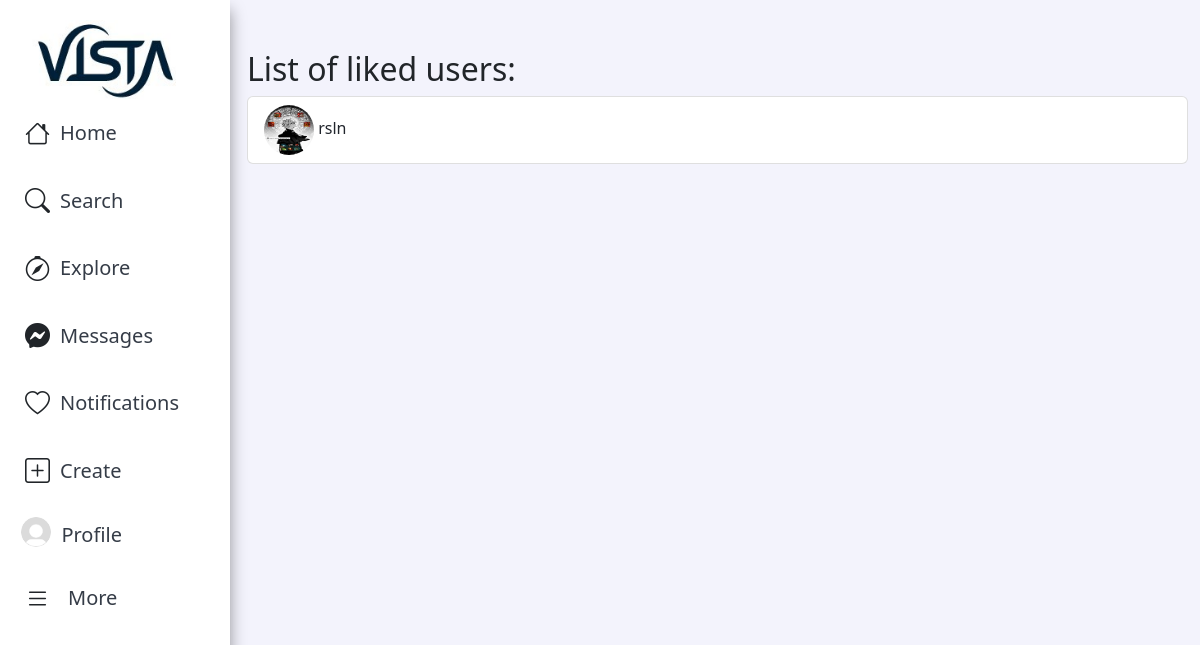
The page /like_list/8/ (signed in) on the database its author committed.
### app/models.py (models this page shows, shortened)
class CustomUser(AbstractBaseUser, PermissionsMixin):
    name = models.CharField(max_length=100, blank=True)
    username = models.CharField(max_length=100, unique=True)
    password = models.CharField(max_length=100)
    avatar = models.ImageField(upload_to='avatars/', default='/avatars/default.jpg', blank=True, null=True)
    bio = models.TextField(null=True, blank=True)
    email = models.EmailField(unique=True)
    is_staff = models.BooleanField(default=False)
    content = models.ForeignKey('Content', on_delete=models.CASCADE, related_name='user_content', null=True)
    objects = CustomUserManager()
    USERNAME_FIELD = 'username'
    REQUIRED_FIELDS = ['email']
    def __str__(self):
        return self.username

class Like(models.Model):
    user = models.ForeignKey(CustomUser, on_delete=models.CASCADE)
    content = models.ForeignKey(Content, on_delete=models.CASCADE, related_name='likes')

### app/views.py (the view)
# urls.py: path('like_list/<int:content_id>/', like_list, name='like_list'),
def like_list(request, content_id):
    content = get_object_or_404(Content, id=content_id)
    liked_users = content.likes.all()
    return render(request, 'app/like_list.html', {'liked_users': liked_users})

### app/templates/app/like_list.html (shortened to what this page needs)
{% extends 'app/base.html' %}
{% block content %}
  <div class="container">
    <h2>List of liked users:</h2>
    {% if liked_users %}
      <ul class="list-group">
        {% for liked_user in liked_users %}
          <li class="list-group-item">
            <img src="{{ liked_user.user.avatar.url }}" alt="{{ liked_user.user }}" class="avatar mr-2 mr-3 rounded-circle" width="50" height="50">
            <a href="{% url 'profile_view' username=liked_user.user %}">{{ liked_user.user }}</a>
          </li>
        {% endfor %}
      </ul>
    {% else %}
      <p>No users have liked this content.</p>
    {% endif %}
  </div>
{% endblock %}

### app/templates/app/base.html (shortened to what this page needs)
{% load static %}
<!DOCTYPE html>
<html>
<head>
    <link href="https://cdn.jsdelivr.net/npm/bootstrap@5.2.2/dist/css/bootstrap.min.css" rel="stylesheet"
>
    <link rel="stylesheet" href="https://cdn.jsdelivr.net/npm/bootstrap-icons@1.10.3/font/bootstrap-icons.css">
    <link rel="stylesheet" type="text/css" href="{% static 'css/style.css' %}?v=1.19">
</head>
<body>
    <nav>
        {% if user.is_authenticated %}
        <aside id="sidebar" class="sidebar">
            <ul class="sidebar-nav" id="sidebar-nav">
                <li class="nav-item">
                    <a href="{% url 'main' %}">
                        <img src="{% static 'img/vista1.jpg' %}" alt="logo" class="img-fluid logo">
                    </a>
                </li>
                <li class="nav-item">
                    <a href="{% url 'main' %}" class="nav-link">
                        <i class="bi-house"></i><span> Home</span>
                    </a>
                    <a class="nav-link d-flex align-items-center pe-0 nav-link" href="#" data-bs-toggle="dropdown">
                      <i class="bi-search toggle-sidebar-btn"></i>
                      <span class="d-none d-md-block dropdown-toggle">Search</span>
                    </a>
                    <a href="{% url 'explore' %}" class="nav-link">
                        <i class="bi-compass"></i><span> Explore</span>
                    </a>
                    <a href="{% url 'chat_list' %}" class="nav-link">
                        <i class="bi-messenger"></i><span>Messages</span>
                    </a>
                    <a href="{% url 'notifications' %}" class="nav-link">
                        <i class="bi-heart"></i><span> Notifications</span><span class="badge badge-number">0</span>
                    </a>
                    <a href="{% url 'create_content' %}" class="nav-link">
                        <i class="bi-plus-square"></i><span>Create</span>
                    </a>
                    <a href="{% url 'profile' %}" class="nav-link">
                        {% if request.user.avatar %}
                            <img src="{{ request.user.avatar.url }}" class="rounded-circle" alt="your-photo"><span>Profile</span>
                        {% else %}
                            <img src="/media/avatars/default.jpg" class="rounded-circle" alt="your-photo"><span>Profile</span>
                        {% endif %}
                    </a>
                <li class="nav-item dropdown">
                    <a class="nav-link d-flex align-items-center pe-0" href="#" data-bs-toggle="dropdown">
                        <i class="bi-list toggle-sidebar-btn"></i>
                        <span class="d-none d-md-block dropdown-toggle ps-2">More</span>
                    </a>
                </li>
            </ul>
        </aside>
        {% endif %}
    </nav>
    <main>
        {% if user.is_authenticated %}
        <div class="content">
            {% block content %}
            {% endblock %}
        </div>
        {% else %}
        <div>
            {% block anonymous_content %}
            {% endblock %}
        </div>
        {% endif %}
    </main>
</body>
</html>

### static/css/style.css (style rules this page uses)
* { box-sizing: border-box; }
html, body { margin: 0; padding: 0; }
body { background-color: rgba(235, 235, 250, 0.6); }
a { text-decoration: none; color: #21252c; }
.container { margin-top: 10px; margin-bottom: 3px; }
.nav-item>a>img { margin-left: 10%; }
.sidebar { position: fixed; top: 0; left: 0; bottom: 0; width: 230px; z-index: 996; transition: all 0.3s; padding: 20px; overflow-y: auto; scrollbar-width: thin; scrollbar-color: #aab7cf transparent; box-shadow: 0px 0px 20px rgba(1, 41, 112, 0.1); background-color: #fff; box-shadow: 0 10px 15px rgba(0, 0, 0, 0.4); }
.sidebar-nav { padding: 0; margin: 0; list-style: none; }
.sidebar-nav li { padding: 0; margin: 0; list-style: none; }
.sidebar-nav .nav-item { margin-bottom: 5px; }
.sidebar-nav .nav-item .logo { width: 150px; margin-left: 3%; }
.sidebar-nav .nav-link { display: flex; align-items: center; font-size: 20px; transition: 0.3; padding: 10px 5px; border-radius: 4px; margin-bottom: 10px; }
.sidebar-nav .nav-link i { font-size: 25px; margin-right: 10px; }
.sidebar-nav .nav-link span { color: #353c47; }
.sidebar-nav .nav-link img { height: 30px; width: 30px; margin-right: 10px; margin-top: -3%; margin-left: -2%; }
.sidebar-nav .dropdown-toggle::after { content: none; }
.content { margin-left: 235px; }
.container { margin-top: 50px; }

### rows shown on the page
CustomUser: user.avatar (placeholder picture)
Like: user.avatar (picture), user "rsln"
